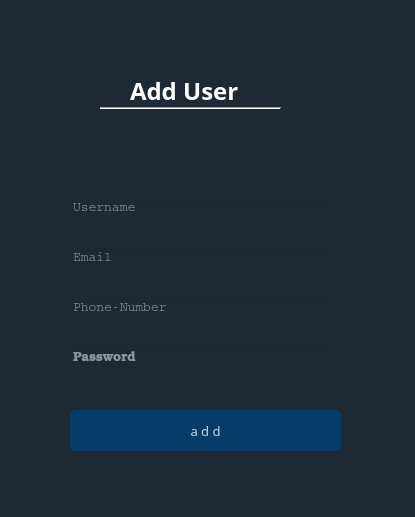
<?xml version="1.0" encoding="UTF-8"?>
<ui version="4.0">
 <class>Form</class>
 <widget class="QWidget" name="Form">
  <property name="geometry">
   <rect>
    <x>0</x>
    <y>0</y>
    <width>415</width>
    <height>517</height>
   </rect>
  </property>
  <property name="windowTitle">
   <string>Form</string>
  </property>
  <widget class="QLabel" name="label">
   <property name="geometry">
    <rect>
     <x>-30</x>
     <y>-10</y>
     <width>551</width>
     <height>581</height>
    </rect>
   </property>
   <property name="styleSheet">
    <string notr="true">background-color:rgba(16,30,41,240);
border-radius: 10px;</string>
   </property>
   <property name="text">
    <string/>
   </property>
  </widget>
  <widget class="QLineEdit" name="lineEdit">
   <property name="geometry">
    <rect>
     <x>70</x>
     <y>200</y>
     <width>261</width>
     <height>21</height>
    </rect>
   </property>
   <property name="font">
    <font>
     <family>Courier</family>
     <pointsize>10</pointsize>
    </font>
   </property>
   <property name="styleSheet">
    <string notr="true">background-color:rgba(0,0,0,0);
border:1px solid rgha(0,0,0,0);
border-bottom-color:rgha(46,82,101,255);
color:rgb(255,255,255);
padding-bottom:7px</string>
   </property>
   <property name="text">
    <string/>
   </property>
   <property name="placeholderText">
    <string>Username</string>
   </property>
  </widget>
  <widget class="QLineEdit" name="lineEdit_2">
   <property name="geometry">
    <rect>
     <x>70</x>
     <y>250</y>
     <width>261</width>
     <height>21</height>
    </rect>
   </property>
   <property name="font">
    <font>
     <family>Courier</family>
     <pointsize>10</pointsize>
    </font>
   </property>
   <property name="styleSheet">
    <string notr="true">background-color:rgba(0,0,0,0);
border:1px solid rgha(0,0,0,0);
border-bottom-color:rgha(46,82,101,255);
color:rgb(255,255,255);
padding-bottom:7px</string>
   </property>
   <property name="text">
    <string/>
   </property>
   <property name="placeholderText">
    <string>Email</string>
   </property>
  </widget>
  <widget class="QLineEdit" name="lineEdit_3">
   <property name="geometry">
    <rect>
     <x>70</x>
     <y>300</y>
     <width>261</width>
     <height>21</height>
    </rect>
   </property>
   <property name="font">
    <font>
     <family>Courier</family>
     <pointsize>10</pointsize>
    </font>
   </property>
   <property name="styleSheet">
    <string notr="true">background-color:rgba(0,0,0,0);
border:1px solid rgha(0,0,0,0);
border-bottom-color:rgha(46,82,101,255);
color:rgb(255,255,255);
padding-bottom:7px</string>
   </property>
   <property name="text">
    <string/>
   </property>
   <property name="placeholderText">
    <string>Phone-Number</string>
   </property>
  </widget>
  <widget class="QLineEdit" name="lineEdit_4">
   <property name="geometry">
    <rect>
     <x>70</x>
     <y>350</y>
     <width>261</width>
     <height>21</height>
    </rect>
   </property>
   <property name="font">
    <font>
     <family>Bookman Old Style</family>
     <pointsize>10</pointsize>
    </font>
   </property>
   <property name="styleSheet">
    <string notr="true">background-color:rgba(0,0,0,0);
border:1px solid rgha(0,0,0,0);
border-bottom-color:rgha(46,82,101,255);
color:rgb(255,255,255);
padding-bottom:7px</string>
   </property>
   <property name="text">
    <string/>
   </property>
   <property name="echoMode">
    <enum>QLineEdit::Password</enum>
   </property>
   <property name="placeholderText">
    <string>Password</string>
   </property>
  </widget>
  <widget class="QPushButton" name="pushButton">
   <property name="geometry">
    <rect>
     <x>70</x>
     <y>410</y>
     <width>271</width>
     <height>41</height>
    </rect>
   </property>
   <property name="font">
    <font>
     <family>Sitka Subheading</family>
     <pointsize>10</pointsize>
    </font>
   </property>
   <property name="styleSheet">
    <string notr="true">QPushButton#pushButton{
background-color:rgba(2,65,118,255);
color:rgba(255,255,255,200);
border-radius:5px;
}
QPushButton#pushButton:pressed{
padding-left:5px;
padding-top:5px;
background-color:rgba(2,65,118,100);
background-position:calc(100% - 10px)center;
}
QPushButton#pushButton{
background-color:rgba(2,65,118,200);
}

</string>
   </property>
   <property name="text">
    <string>a d d</string>
   </property>
  </widget>
  <widget class="QLabel" name="label_2">
   <property name="geometry">
    <rect>
     <x>130</x>
     <y>70</y>
     <width>151</width>
     <height>41</height>
    </rect>
   </property>
   <property name="font">
    <font>
     <family>Rockwell Extra Bold</family>
     <pointsize>18</pointsize>
     <weight>75</weight>
     <bold>true</bold>
    </font>
   </property>
   <property name="styleSheet">
    <string notr="true">color:rgb(255, 255, 255)</string>
   </property>
   <property name="text">
    <string>Add User</string>
   </property>
  </widget>
  <widget class="Line" name="line">
   <property name="geometry">
    <rect>
     <x>100</x>
     <y>100</y>
     <width>181</width>
     <height>16</height>
    </rect>
   </property>
   <property name="orientation">
    <enum>Qt::Horizontal</enum>
   </property>
  </widget>
 </widget>
 <resources/>
 <connections/>
</ui>
